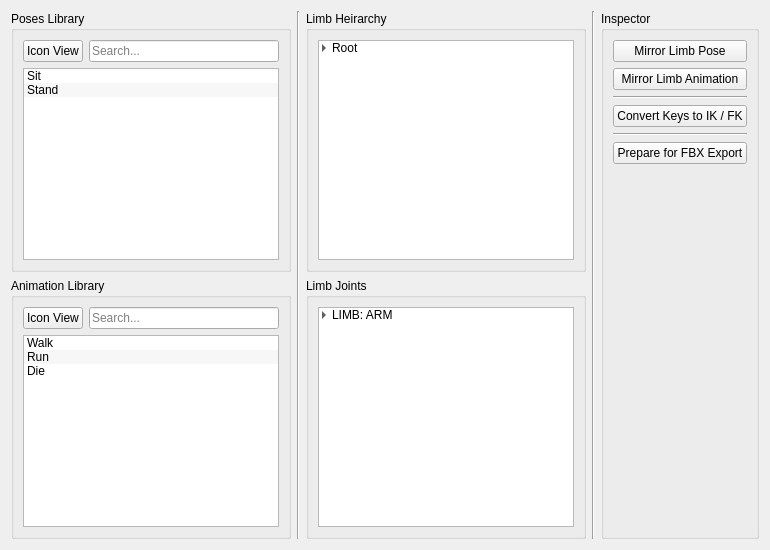
        <widget class="QWidget" name="tab_4">
         <attribute name="title">
          <string>Animation</string>
         </attribute>
         <layout class="QHBoxLayout" name="horizontalLayout_33">
          <item>
           <layout class="QHBoxLayout" name="horizontalLayout_26">
            <item>
             <layout class="QVBoxLayout" name="verticalLayout_22">
              <item>
               <widget class="QGroupBox" name="groupBox_19">
                <property name="title">
                 <string>Poses Library</string>
                </property>
                <layout class="QHBoxLayout" name="horizontalLayout_27">
                 <item>
                  <layout class="QVBoxLayout" name="verticalLayout_18">
                   <item>
                    <layout class="QHBoxLayout" name="horizontalLayout_35">
                     <item>
                      <widget class="QPushButton" name="pushButton_13">
                       <property name="maximumSize">
                        <size>
                         <width>60</width>
                         <height>16777215</height>
                        </size>
                       </property>
                       <property name="text">
                        <string>Icon View</string>
                       </property>
                      </widget>
                     </item>
                     <item>
                      <widget class="QLineEdit" name="lineEdit_6">
                       <property name="placeholderText">
                        <string>Search...</string>
                       </property>
                      </widget>
                     </item>
                    </layout>
                   </item>
                   <item>
                    <widget class="QListWidget" name="listWidget_7">
                     <property name="alternatingRowColors">
                      <bool>true</bool>
                     </property>
                     <item>
                      <property name="text">
                       <string>Sit</string>
                      </property>
                     </item>
                     <item>
                      <property name="text">
                       <string>Stand</string>
                      </property>
                     </item>
                    </widget>
                   </item>
                  </layout>
                 </item>
                </layout>
               </widget>
              </item>
              <item>
               <widget class="QGroupBox" name="groupBox_20">
                <property name="title">
                 <string>Animation Library</string>
                </property>
                <layout class="QHBoxLayout" name="horizontalLayout_28">
                 <item>
                  <layout class="QVBoxLayout" name="verticalLayout_23">
                   <item>
                    <layout class="QHBoxLayout" name="horizontalLayout_34">
                     <item>
                      <widget class="QPushButton" name="pushButton_11">
                       <property name="maximumSize">
                        <size>
                         <width>60</width>
                         <height>16777215</height>
                        </size>
                       </property>
                       <property name="text">
                        <string>Icon View</string>
                       </property>
                      </widget>
                     </item>
                     <item>
                      <widget class="QLineEdit" name="lineEdit_5">
                       <property name="placeholderText">
                        <string>Search...</string>
                       </property>
                      </widget>
                     </item>
                    </layout>
                   </item>
                   <item>
                    <widget class="QListWidget" name="listWidget_8">
                     <property name="alternatingRowColors">
                      <bool>true</bool>
                     </property>
                     <item>
                      <property name="text">
                       <string>Walk</string>
                      </property>
                     </item>
                     <item>
                      <property name="text">
                       <string>Run</string>
                      </property>
                     </item>
                     <item>
                      <property name="text">
                       <string>Die</string>
                      </property>
                     </item>
                    </widget>
                   </item>
                  </layout>
                 </item>
                </layout>
               </widget>
              </item>
             </layout>
            </item>
            <item>
             <widget class="Line" name="line_9">
              <property name="orientation">
               <enum>Qt::Vertical</enum>
              </property>
             </widget>
            </item>
            <item>
             <layout class="QVBoxLayout" name="verticalLayout_10">
              <item>
               <widget class="QGroupBox" name="groupBox_10">
                <property name="title">
                 <string>Limb Heirarchy</string>
                </property>
                <layout class="QHBoxLayout" name="horizontalLayout_12">
                 <item>
                  <layout class="QVBoxLayout" name="verticalLayout_35">
                   <item>
                    <widget class="QTreeWidget" name="treeWidget_2">
                     <property name="autoScrollMargin">
                      <number>16</number>
                     </property>
                     <property name="alternatingRowColors">
                      <bool>true</bool>
                     </property>
                     <property name="selectionMode">
                      <enum>QAbstractItemView::MultiSelection</enum>
                     </property>
                     <property name="autoExpandDelay">
                      <number>-1</number>
                     </property>
                     <property name="indentation">
                      <number>10</number>
                     </property>
                     <property name="headerHidden">
                      <bool>true</bool>
                     </property>
                     <column>
                      <property name="text">
                       <string notr="true">1</string>
                      </property>
                     </column>
                     <item>
                      <property name="text">
                       <string>Root</string>
                      </property>
                      <item>
                       <property name="text">
                        <string>Spine</string>
                       </property>
                       <item>
                        <property name="text">
                         <string>Arm (M)</string>
                        </property>
                        <item>
                         <property name="text">
                          <string>Hand</string>
                         </property>
                        </item>
                       </item>
                       <item>
                        <property name="text">
                         <string>Head</string>
                        </property>
                       </item>
                       <item>
                        <property name="text">
                         <string>Leg (M)</string>
                        </property>
                       </item>
                       <item>
                        <property name="text">
                         <string>Tail</string>
                        </property>
                       </item>
                      </item>
                     </item>
                    </widget>
                   </item>
                  </layout>
                 </item>
                </layout>
               </widget>
              </item>
              <item>
               <widget class="QGroupBox" name="groupBox_15">
                <property name="title">
                 <string>Limb Joints</string>
                </property>
                <layout class="QVBoxLayout" name="verticalLayout_11">
                 <item>
                  <layout class="QVBoxLayout" name="verticalLayout_26">
                   <item>
                    <widget class="QTreeWidget" name="treeWidget_4">
                     <property name="alternatingRowColors">
                      <bool>true</bool>
                     </property>
                     <property name="indentation">
                      <number>10</number>
                     </property>
                     <property name="headerHidden">
                      <bool>true</bool>
                     </property>
                     <column>
                      <property name="text">
                       <string>1</string>
                      </property>
                     </column>
                     <item>
                      <property name="text">
                       <string>LIMB: ARM</string>
                      </property>
                      <item>
                       <property name="text">
                        <string>CLV [R]</string>
                       </property>
                       <item>
                        <property name="text">
                         <string>SLD [R]</string>
                        </property>
                        <item>
                         <property name="text">
                          <string>ELB [R]</string>
                         </property>
                         <item>
                          <property name="text">
                           <string>WRS [R]</string>
                          </property>
                         </item>
                        </item>
                       </item>
                      </item>
                      <item>
                       <property name="text">
                        <string>CLV [L]</string>
                       </property>
                       <item>
                        <property name="text">
                         <string>SLD [L]</string>
                        </property>
                        <item>
                         <property name="text">
                          <string>ELB [L]</string>
                         </property>
                         <item>
                          <property name="text">
                           <string>WRS [L]</string>
                          </property>
                         </item>
                        </item>
                       </item>
                      </item>
                     </item>
                    </widget>
                   </item>
                  </layout>
                 </item>
                </layout>
               </widget>
              </item>
             </layout>
            </item>
            <item>
             <widget class="Line" name="line_10">
              <property name="orientation">
               <enum>Qt::Vertical</enum>
              </property>
             </widget>
            </item>
            <item>
             <layout class="QVBoxLayout" name="verticalLayout_27">
              <item>
               <widget class="QGroupBox" name="groupBox_23">
                <property name="title">
                 <string>Inspector</string>
                </property>
                <layout class="QHBoxLayout" name="horizontalLayout_31">
                 <item>
                  <layout class="QVBoxLayout" name="verticalLayout_28">
                   <item>
                    <widget class="QPushButton" name="pushButton_7">
                     <property name="text">
                      <string>Mirror Limb Pose</string>
                     </property>
                    </widget>
                   </item>
                   <item>
                    <widget class="QPushButton" name="pushButton_14">
                     <property name="text">
                      <string>Mirror Limb Animation</string>
                     </property>
                    </widget>
                   </item>
                   <item>
                    <widget class="Line" name="line_5">
                     <property name="orientation">
                      <enum>Qt::Horizontal</enum>
                     </property>
                    </widget>
                   </item>
                   <item>
                    <widget class="QPushButton" name="pushButton_15">
                     <property name="text">
                      <string>Convert Keys to IK / FK</string>
                     </property>
                    </widget>
                   </item>
                   <item>
                    <widget class="Line" name="line_15">
                     <property name="orientation">
                      <enum>Qt::Horizontal</enum>
                     </property>
                    </widget>
                   </item>
                   <item>
                    <widget class="QPushButton" name="pushButton_6">
                     <property name="toolTip">
                      <string>Bake animation to joints, deleted unnecessary groups...</string>
                     </property>
                     <property name="text">
                      <string>Prepare for FBX Export</string>
                     </property>
                    </widget>
                   </item>
                   <item>
                    <spacer name="verticalSpacer_4">
                     <property name="orientation">
                      <enum>Qt::Vertical</enum>
                     </property>
                     <property name="sizeHint" stdset="0">
                      <size>
                       <width>20</width>
                       <height>40</height>
                      </size>
                     </property>
                    </spacer>
                   </item>
                  </layout>
                 </item>
                </layout>
               </widget>
              </item>
             </layout>
            </item>
           </layout>
          </item>
         </layout>
        </widget>
